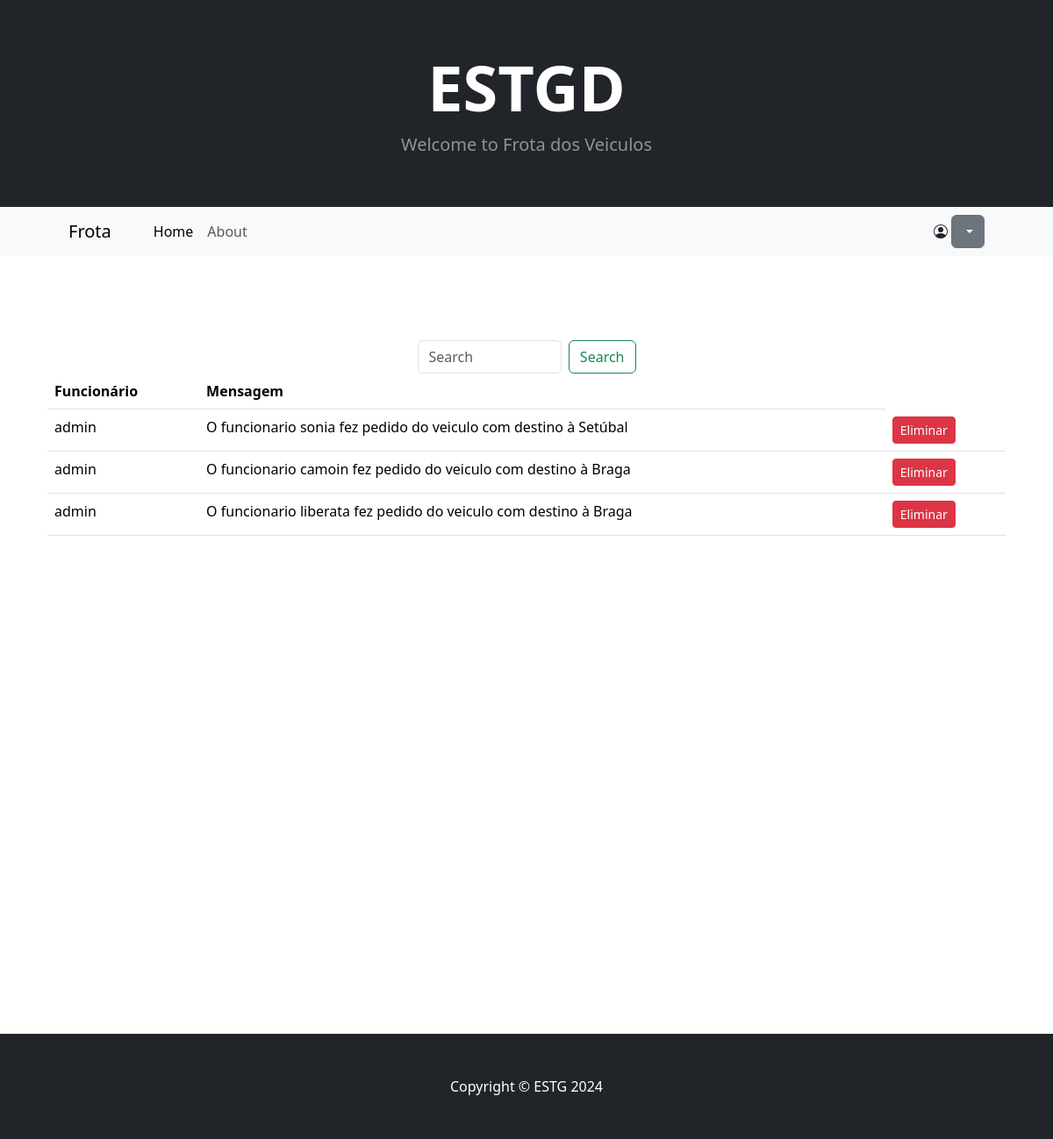
The page /frota/notificationsadmin/admin/ on the database its author committed.
### frota/models.py (models this page shows)
class Notification(models.Model):
     user = models.ForeignKey(User, on_delete=models.CASCADE, related_name='usernotification')
     funcionario = models.CharField(max_length=20)
     mensagem = models.CharField(max_length=100)
     confirmacao = models.BooleanField(default=False)

### frota/views.py (the view)
# urls.py: path('notificationsadmin/<str:funcionario>/', views.notificationsadmin, name='notificationsadmin'),
def notificationsadmin(request, funcionario):
    try:
        notificacoes = Notification.objects.filter(funcionario=funcionario)
        return render(request, 'notificationList.html', {'notificacoes':notificacoes})
    except:
        messages.success(request, 'Erro o sistema não consegue carregar os dados!')
        return redirect('home')

### frota/templates/notificationList.html (shortened to what this page needs)
{% extends 'base.html'%}
{% block content %}
{% include 'head.html'%}
{% include 'navbar.html'%}
  <section class="py-5">
            <div class="container px-4 px-lg-5 mt-5">
                <div class="row gx-4 gx-lg-5 row-cols-2 row-cols-md-3 row-cols-xl-4 justify-content-center">
<div class="container-fluid">
<form class="d-flex" role="search" action="{% url 'pesquisarVeiculo'%}" method="get">
      <input name="marca" class="form-control me-2" type="text" placeholder="Search" aria-label="Search">
      <button class="btn btn-outline-success" type="submit">Search</button>
    </form>
  </div>
<br>
                    <table class="table">
  <thead>
    <tr>
      <th scope="col">Funcionário</th>
      <th scope="col">Mensagem</th>
    </tr>
  </thead>
  <tbody>
  {% for notifica in notificacoes %}
    <tr>
      <td >{{ notifica.funcionario }}</td>
        <td >{{ notifica.mensagem }}</td>
      <td>
         <a class="btn btn-danger btn-sm " href="{% url 'eliminarnotificacao' notifica.pk%}" style="color: white">Eliminar</a>
      </td>
        {% endfor%}
    </tr>
  </tbody>
</table>
                         </div>
                        </div>
</section>
<br><br><br><br><br><br><br><br><br><br><br><br><br><br><br><br><br><br><br><br><br><b></b>
{% endblock %}

### rows shown on the page
Notification: funcionario "admin", mensagem "O funcionario sonia fez pedido do veiculo com destino à Setúbal"
Notification: funcionario "admin", mensagem "O funcionario camoin fez pedido do veiculo com destino à Braga"
Notification: funcionario "admin", mensagem "O funcionario liberata fez pedido do veiculo com destino à Braga"
